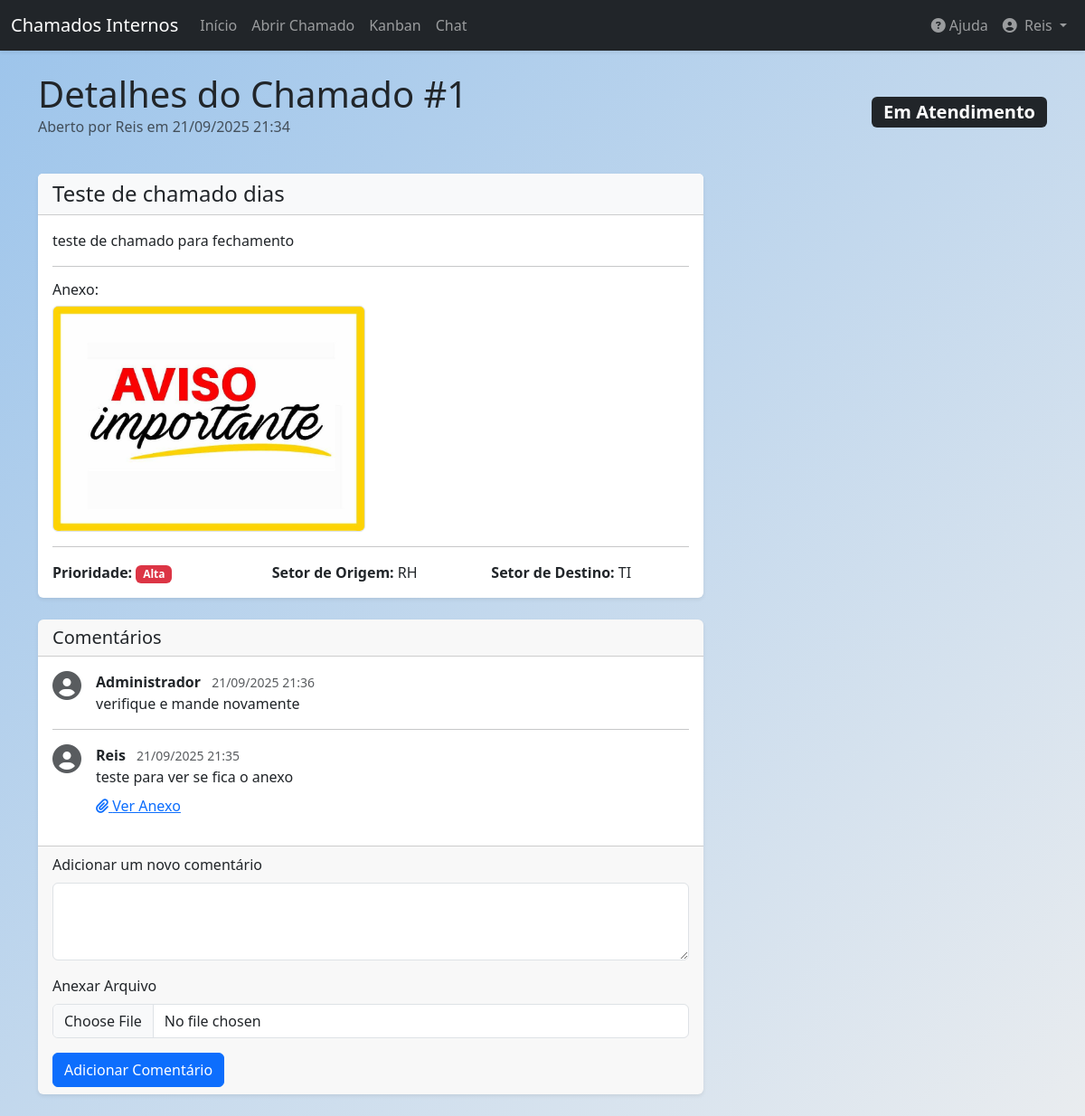
The page /ticket/1 (signed in) on the database its author committed.
### app/models.py (models this page shows, shortened)
class User(db.Model, UserMixin):
    id = db.Column(db.Integer, primary_key=True)
    name = db.Column(db.String(100), nullable=False)
    email = db.Column(db.String(120), unique=True, nullable=False)
    sector = db.Column(db.String(50), nullable=False)
    password = db.Column(db.String(128), nullable=False)
    access_level = db.Column(db.String(20), nullable=False, default='colaborador')
    is_active = db.Column(db.Boolean, nullable=False, default=True)
    created_at = db.Column(db.DateTime, default=datetime.utcnow)
    tickets_created = db.relationship('Ticket', backref='author', lazy=True, foreign_keys='Ticket.user_id')
    tickets_assigned = db.relationship('Ticket', backref='assignee_user', lazy=True, foreign_keys='Ticket.assigned_to')
    comments = db.relationship('Comment', backref='comment_author', lazy=True)

class Ticket(db.Model):
    id = db.Column(db.Integer, primary_key=True)
    title = db.Column(db.String(150), nullable=False)
    description = db.Column(db.Text, nullable=False)
    user_id = db.Column(db.Integer, db.ForeignKey('user.id'), nullable=False)
    origin_sector = db.Column(db.String(50), nullable=False)
    target_sector = db.Column(db.String(50), nullable=False)
    priority = db.Column(db.String(20), nullable=False, default='baixa')
    status = db.Column(db.String(20), nullable=False, default='Aberto')
    created_at = db.Column(db.DateTime, default=datetime.utcnow)
    updated_at = db.Column(db.DateTime, default=datetime.utcnow, onupdate=datetime.utcnow)
    closed_at = db.Column(db.DateTime, nullable=True, default=None)
    attachment_filename = db.Column(db.String(100), nullable=True)
    assigned_to = db.Column(db.Integer, db.ForeignKey('user.id'), nullable=True)
    comments = db.relationship('Comment', backref='ticket', lazy=True, cascade="all, delete-orphan")
    history = db.relationship('TicketHistory', backref='ticket', lazy=True, cascade="all, delete-orphan")

class Comment(db.Model):
    id = db.Column(db.Integer, primary_key=True)
    content = db.Column(db.Text, nullable=False)
    user_id = db.Column(db.Integer, db.ForeignKey('user.id'), nullable=False)
    ticket_id = db.Column(db.Integer, db.ForeignKey('ticket.id'), nullable=False)
    created_at = db.Column(db.DateTime, default=datetime.utcnow)
    attachment_filename = db.Column(db.String(100), nullable=True)

### app/routes.py (the view, shortened to what this page needs)
@main.route('/ticket/<int:ticket_id>', methods=['GET', 'POST'])
@login_required
def view_ticket(ticket_id):
    ticket = Ticket.query.get_or_404(ticket_id)
    if not (current_user.id == ticket.user_id or (is_tecnico() and (ticket.target_sector == current_user.sector or ticket.origin_sector == current_user.sector)) or is_admin()):
        abort(403)
    comment_form = CommentForm()
    update_form = TicketUpdateForm()
    if is_tecnico():
        tecnicos = User.query.filter(or_(User.access_level == 'tecnico', User.access_level == 'administrador')).all()
        update_form.assigned_to.choices = [(0, 'Não Atribuído')] + [(t.id, f"{t.name} ({t.sector})") for t in tecnicos]
    if request.method == 'GET' and is_tecnico():
        update_form.status.data = ticket.status
        update_form.priority.data = ticket.priority
        update_form.assigned_to.data = ticket.assigned_to or 0
    return render_template('view_ticket.html', title=ticket.title, ticket=ticket, comment_form=comment_form, update_form=update_form, is_tecnico=is_tecnico(), is_admin=is_admin())

### app/forms.py
class CommentForm(FlaskForm):
    content = TextAreaField('Adicionar um novo comentário', validators=[DataRequired(), Length(min=5)])
    attachment = FileField('Anexar Arquivo', validators=[
        FileAllowed(['jpg', 'png', 'jpeg', 'gif', 'pdf', 'doc', 'docx', 'xls', 'xlsx', 'txt'],
                    'Apenas imagens, PDFs, documentos e texto são permitidos!')
    ])
    submit_comment = SubmitField('Adicionar Comentário')

class TicketUpdateForm(FlaskForm):
    status = SelectField('Status', choices=[
        ('Aberto', 'Aberto'), ('Em Atendimento', 'Em Atendimento'),
        ('Resolvido', 'Resolvido'), ('Fechado', 'Fechado')
    ], validators=[DataRequired()])
    priority = SelectField('Prioridade', choices=[
        ('baixa', 'Baixa'), ('media', 'Média'), ('alta', 'Alta')
    ], validators=[DataRequired()])
    assigned_to = SelectField('Atribuído a', choices=[], coerce=int)
    submit_update = SubmitField('Atualizar Chamado')

### app/__init__.py (called while the page is built)
def format_datetime_local(value, format='%d/%m/%Y %H:%M'):
    if value is None:
        return ""
    utc_tz = pytz.utc
    local_tz = pytz.timezone('America/Sao_Paulo') # Você pode mudar para seu fuso horário
    utc_dt = utc_tz.localize(value)
    local_dt = utc_dt.astimezone(local_tz)
    return local_dt.strftime(format)

@login_manager.user_loader
def load_user(user_id):
    from app.models import User
    return User.query.get(int(user_id))

### app/routes.py (called while the page is built)
def is_admin():
    return current_user.is_authenticated and current_user.access_level == 'administrador'

def is_tecnico():
    return current_user.is_authenticated and (current_user.access_level == 'tecnico' or current_user.access_level == 'administrador')

### app/templates/view_ticket.html (shortened to what this page needs)
{% extends "base.html" %}
{% block content %}
    <div class="d-flex justify-content-between align-items-center mb-4">
        <div>
            <h1 class="mb-0">Detalhes do Chamado #{{ ticket.id }}</h1>
            <p class="text-muted">Aberto por {{ ticket.author.name }} em {{ ticket.created_at | localdatetime }}</p>
        </div>
        <span class="badge fs-5
            {% if ticket.status == 'Aberto' %} bg-primary
            {% elif ticket.status == 'Em Atendimento' %} bg-dark
            {% elif ticket.status == 'Resolvido' %} bg-success
            {% else %} bg-secondary
            {% endif %}">
            {{ ticket.status }}
        </span>
    </div>
    <div class="row">
        <div class="col-md-8">
            <div class="card shadow-sm mb-4">
                <div class="card-header bg-light">
                    <h4 class="mb-0">{{ ticket.title }}</h4>
                </div>
                <div class="card-body">
                    <p class="card-text" style="white-space: pre-wrap;">{{ ticket.description }}</p>
                    {% if ticket.attachment_filename %}
                        <hr>
                        <h6>Anexo:</h6>
                        <a href="{{ url_for('static', filename='uploads/' + ticket.attachment_filename) }}" target="_blank" title="Clique para abrir em nova aba">
                            <img src="{{ url_for('static', filename='uploads/' + ticket.attachment_filename) }}"
                                 class="img-fluid rounded border"
                                 style="max-height: 250px; max-width: 100%;"
                                 alt="Anexo do Chamado">
                        </a>
                    {% endif %}
                    <hr>
                    <div class="row">
                        <div class="col-sm-4"><strong>Prioridade:</strong>
                            {% if ticket.priority == 'alta' %}<span class="badge bg-danger">Alta</span>
                            {% elif ticket.priority == 'media' %}<span class="badge bg-warning text-dark">Média</span>
                            {% else %}<span class="badge bg-info">Baixa</span>{% endif %}
                        </div>
                        <div class="col-sm-4"><strong>Setor de Origem:</strong> {{ ticket.origin_sector }}</div>
                        <div class="col-sm-4"><strong>Setor de Destino:</strong> {{ ticket.target_sector }}</div>
                    </div>
                </div>
            </div>
            <div class="card shadow-sm mb-4">
                <div class="card-header"><h5 class="mb-0">Comentários</h5></div>
                <div class="card-body">
                    {% for comment in ticket.comments|sort(attribute='created_at', reverse=True) %}
                        <div class="d-flex mb-3">
                            <div class="flex-shrink-0 me-3"><i class="fas fa-user-circle fa-2x text-muted"></i></div>
                            <div class="flex-grow-1">
                                <strong>{{ comment.comment_author.name }}</strong> <small class="text-muted ms-2">{{ comment.created_at | localdatetime }}</small>
                                <p class="mb-0" style="white-space: pre-wrap;">{{ comment.content }}</p>
                                {% if comment.attachment_filename %}
                                    <div class="mt-2">
                                        <a href="{{ url_for('static', filename='uploads/' + comment.attachment_filename) }}" target="_blank">
                                            <i class="fas fa-paperclip"></i> Ver Anexo
                                        </a>
                                    </div>
                                {% endif %}
                            </div>
                        </div>
                        {% if not loop.last %}<hr>{% endif %}
                    {% else %}
                        <p class="text-muted">Nenhum comentário ainda.</p>
                    {% endfor %}
                </div>
                <div class="card-footer">
                    <form method="POST" action="" enctype="multipart/form-data">
                        <div class="mb-3">
                            {{ comment_form.content.label(class="form-label") }}
                            {{ comment_form.content(class="form-control", rows=3) }}
                        </div>
                        <div class="mb-3">
                            {{ comment_form.attachment.label(class="form-label") }}
                            {{ comment_form.attachment(class="form-control") }}
                        </div>
                        {{ comment_form.submit_comment(class="btn btn-primary") }}
                    </form>
                </div>
            </div>
        </div>
        <div class="col-md-4">
            </div>
    </div>
{% endblock content %}

### app/templates/base.html (shortened to what this page needs)
<!DOCTYPE html>
<html lang="pt-br">
<head>
    <link href="https://cdn.jsdelivr.net/npm/bootstrap@5.3.3/dist/css/bootstrap.min.css" rel="stylesheet">
    <link rel="stylesheet" href="https://cdnjs.cloudflare.com/ajax/libs/font-awesome/6.5.2/css/all.min.css" />
    <link rel="stylesheet" href="{{ url_for('static', filename='css/style.css') }}">
</head>
<body class="bg-light">
    {% include 'components/navbar.html' %}
    <main role="main" class="container mt-4">
        {% block content %}{% endblock %}
    </main>
    <div class="toast-container position-fixed bottom-0 end-0 p-3" style="z-index: 1100">
    </div>
</body>
</html>

### app/templates/components/navbar.html (shortened to what this page needs)
<nav class="navbar navbar-expand-lg navbar-dark bg-dark shadow-sm">
    <div class="container-fluid">
        <a class="navbar-brand" href="{{ url_for('main.home') }}">Chamados Internos</a>
        <div class="collapse navbar-collapse" id="navbarNav">
            <ul class="navbar-nav me-auto mb-2 mb-lg-0">
                {% if current_user.is_authenticated %}
                    <li class="nav-item">
                        <a class="nav-link" href="{{ url_for('main.home') }}">Início</a>
                    </li>
                    <li class="nav-item">
                        <a class="nav-link" href="{{ url_for('main.create_ticket') }}">Abrir Chamado</a>
                    </li>
                    <li class="nav-item">
                        <a class="nav-link" href="{{ url_for('main.tickets_kanban') }}">Kanban</a>
                    </li>
                    <li class="nav-item">
                        <a id="nav-chat-link" class="nav-link position-relative" href="{{ url_for('main.chat_users') }}">
                            Chat
                        </a>
                    </li>
                {% endif %}
            </ul>
            <ul class="navbar-nav ms-auto mb-2 mb-lg-0">
                {% if current_user.is_authenticated %}
                    <li class="nav-item">
                        <a class="nav-link" href="{{ url_for('main.help') }}"><i class="fas fa-question-circle me-1"></i>Ajuda</a>
                    </li>
                    <li class="nav-item dropdown">
                        <a class="nav-link dropdown-toggle" href="#" id="navbarDropdown" role="button" data-bs-toggle="dropdown" aria-expanded="false">
                            <i class="fas fa-user-circle me-1"></i> {{ current_user.name }}
                        </a>
                    </li>
                {% else %}
                    <li class="nav-item">
                        <a class="nav-link" href="{{ url_for('main.login') }}">Login</a>
                    </li>
                {% endif %}
            </ul>
        </div>
    </div>
</nav>

### app/static/css/style.css (style rules this page uses)
body { background: linear-gradient(to bottom right, #9cc4eb, #e9ecef); background-attachment: fixed; }
.card { border: none; box-shadow: 0 4px 8px rgba(0,0,0,0.05); }

### rows shown on the page
User: name "Reis", author.name "Reis"
Ticket: id "1", created_at|localdatetime "21/09/2025 21:34", status "Em Atendimento", title "Teste de chamado dias", description "teste de chamado para fechamento", attachment_filename (picture), origin_sector "RH", target_sector "TI"
Comment: comment_author.name "Administrador", created_at|localdatetime "21/09/2025 21:36", content "verifique e mande novamente"
Comment: comment_author.name "Reis", created_at|localdatetime "21/09/2025 21:35", content "teste para ver se fica o anexo"

### other values the page prints
{{ comment_form.content.label(class="form-label") }} "Adicionar um novo comentário"
{{ comment_form.attachment.label(class="form-label") }} "Anexar Arquivo"
